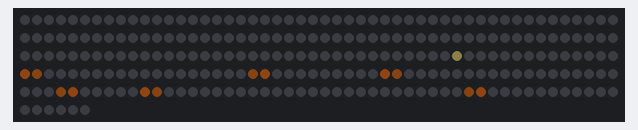
The sketch below on a simulated ESP32. Parts: 256 RGB LEDs in strip order, left to right, continuing on the next row. Dim RGB values are drawn brighter than linear; random numbers use the default seed unless the sketch sets one.

Above: at 0.16 s.
At 11.77 s:
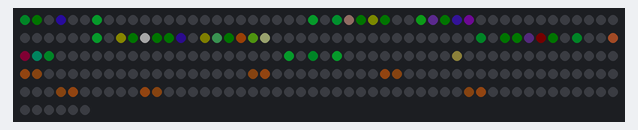
At 16.19 s:
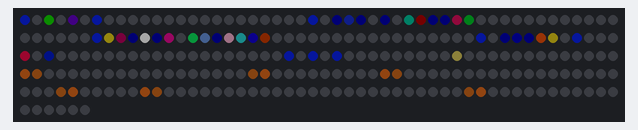
At 33.87 s:
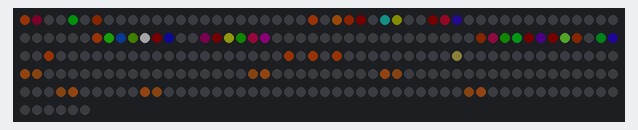

The sketch:

toverstaf.ino
```cpp
// ============================================================
//  TOVERSTAF
//  Bedacht door: dochter van de begeleiders (11 jaar)
//  Wat doet het: een toverstaf laadt zich op en schiet een
//                spreuk van glinsterende sterretjes, die eindigt
//                in een grote toverster
// ============================================================
#include "paneel.h"

// ---- Verander het maar! -------------------------------------
CRGB STAF_KLEUR   = CRGB(110, 55, 15);    // bruin hout
CRGB PUNT_KLEUR   = CRGB(255, 230, 120);  // het lichtje op de punt
const bool REGENBOOG_SPREUK = true;       // true = alle kleuren, false = één kleur
CRGB SPREUK_KLEUR = CRGB(200, 80, 255);   // die ene kleur (paars)
const int OPLADEN_MS  = 1200;             // hoe lang de staf zich oplaadt
const int SPREUK_MS   = 2600;             // hoe lang de spreuk duurt
const int RUST_MS     = 600;              // even wachten voor de volgende spreuk
const int BEELDJE_MS  = 30;

// ============================================================
// De staf ligt schuin: van linksonder naar het midden
const int STAF_BEGIN_X = 1,  STAF_BEGIN_Y = HOOGTE - 2;
const int PUNT_X = BREEDTE / 2 - 1, PUNT_Y = HOOGTE / 2;
// Waar de spreuk naartoe vliegt: rechtsboven
const float DOEL_X = BREEDTE - 4, DOEL_Y = 3;

struct Sterretje { bool actief; float x, y, vx, vy, leven; CRGB kleur; };
const int MAX_STERRETJES = 80;
Sterretje sterretjes[MAX_STERRETJES];

unsigned long beginTijd = 0;
bool sterGemaakt = false;
CRGB sterKleur;

float willekeurig(float laag, float hoog) {
  return laag + (hoog - laag) * random(0, 1001) / 1000.0;
}
int rond(float f) { return (int)floor(f + 0.5); }

void voegToe(int x, int y, CRGB kleur) {
  zetPixel(x, y, leesPixel(x, y) + kleur);
}

CRGB spreukKleur() {
  if (REGENBOOG_SPREUK) return CHSV(random8(), 200, 255);
  return SPREUK_KLEUR;
}

// Maak een nieuw sterretje
void maakSterretje(float x, float y, float vx, float vy, float leven, CRGB kleur) {
  for (int i = 0; i < MAX_STERRETJES; i++) {
    if (sterretjes[i].actief) continue;
    sterretjes[i] = {true, x, y, vx, vy, leven, kleur};
    return;
  }
}

// ---- tekenen ----------------------------------------------
void tekenStaf(float gloed) {
  // een lijntje van het begin naar de punt
  int stappen = max(abs(PUNT_X - STAF_BEGIN_X), abs(PUNT_Y - STAF_BEGIN_Y));
  for (int i = 0; i < stappen; i++) {
    int x = rond(STAF_BEGIN_X + (PUNT_X - STAF_BEGIN_X) * (float)i / stappen);
    int y = rond(STAF_BEGIN_Y + (PUNT_Y - STAF_BEGIN_Y) * (float)i / stappen);
    zetPixel(x, y, STAF_KLEUR);
    CRGB donker = STAF_KLEUR;
    donker.nscale8(120);
    zetPixel(x + 1, y, donker);   // een beetje dikker
  }
  // het lichtje op de punt, feller als hij opgeladen is
  CRGB punt = PUNT_KLEUR;
  punt.nscale8(80 + gloed * 175);
  zetPixel(PUNT_X, PUNT_Y, punt);
  if (gloed > 0.5) {               // een kruisje van licht eromheen
    CRGB rand = PUNT_KLEUR;
    rand.nscale8((gloed - 0.5) * 2 * 150);
    voegToe(PUNT_X + 1, PUNT_Y, rand); voegToe(PUNT_X - 1, PUNT_Y, rand);
    voegToe(PUNT_X, PUNT_Y + 1, rand); voegToe(PUNT_X, PUNT_Y - 1, rand);
  }
}

// Een grote ster: een plusje met puntjes schuin ertussen
void tekenGroteSter(int cx, int cy, int grootte, CRGB kleur) {
  voegToe(cx, cy, CRGB(255, 255, 255));
  for (int i = 1; i <= grootte; i++) {
    CRGB k = kleur;
    k.nscale8(255 - i * 50);
    voegToe(cx + i, cy, k); voegToe(cx - i, cy, k);
    voegToe(cx, cy + i, k); voegToe(cx, cy - i, k);
    if (i <= grootte / 2 + 1) {
      voegToe(cx + i, cy + i, k); voegToe(cx - i, cy - i, k);
      voegToe(cx + i, cy - i, k); voegToe(cx - i, cy + i, k);
    }
  }
}

void tekenSterretjes() {
  for (int i = 0; i < MAX_STERRETJES; i++) {
    Sterretje& s = sterretjes[i];
    if (!s.actief) continue;
    CRGB k = s.kleur;
    float licht = min(1.0f, s.leven * 2);
    if (random(0, 4) == 0) licht *= 0.3;     // twinkelen!
    k.nscale8(licht * 200);
    voegToe(rond(s.x), rond(s.y), k);
  }
}

// ---- bewegen ----------------------------------------------
void beweegSterretjes() {
  for (int i = 0; i < MAX_STERRETJES; i++) {
    Sterretje& s = sterretjes[i];
    if (!s.actief) continue;
    s.x += s.vx; s.y += s.vy;
    s.vx *= 0.97; s.vy *= 0.97;
    s.leven -= 0.02;
    if (s.leven <= 0) s.actief = false;
  }
}

// Tijdens het opladen komen er sterretjes naar de punt toe vliegen
void opladenSterretjes() {
  if (random(0, 3) != 0) return;
  float hoek = willekeurig(0, 2 * PI);
  float x = PUNT_X + cos(hoek) * 5, y = PUNT_Y + sin(hoek) * 5;
  maakSterretje(x, y, (PUNT_X - x) / 14, (PUNT_Y - y) / 14, 0.5, CRGB(255, 220, 140));
}

// Schiet een stukje spreuk af: sterretjes waaieren uit naar rechtsboven
void schietSpreuk() {
  float richting = atan2(DOEL_Y - PUNT_Y, DOEL_X - PUNT_X);
  for (int i = 0; i < 2; i++) {
    float hoek = richting + willekeurig(-0.45, 0.45);   // uitwaaieren
    float snel = willekeurig(0.2, 0.5);
    maakSterretje(PUNT_X, PUNT_Y, cos(hoek) * snel, sin(hoek) * snel,
                  willekeurig(0.7, 1.2), spreukKleur());
  }
}

// Aan het eind: een grote toverster die uit elkaar spat
void maakToverster() {
  sterKleur = spreukKleur();
  for (int i = 0; i < 16; i++) {
    float hoek = i * 2 * PI / 16;
    maakSterretje(DOEL_X, DOEL_Y, cos(hoek) * 0.3, sin(hoek) * 0.3, 0.9, sterKleur);
  }
}

// ============================================================
void setup() {
  startPanelen();
}

void loop() {
  unsigned long t = millis() - beginTijd;
  float gloed = 0;

  if (t < OPLADEN_MS) {                       // 1. opladen
    gloed = (float)t / OPLADEN_MS;
    opladenSterretjes();
  } else if (t < OPLADEN_MS + SPREUK_MS) {    // 2. de spreuk!
    if (t < OPLADEN_MS + 700) schietSpreuk();     // 0,7 seconde lang sterretjes
    if (!sterGemaakt && t > OPLADEN_MS + 900) { maakToverster(); sterGemaakt = true; }
    gloed = max(0.0f, 1.0f - (t - OPLADEN_MS) / 400.0f);
  } else if (t > OPLADEN_MS + SPREUK_MS + RUST_MS) {   // 3. opnieuw
    beginTijd = millis();
    sterGemaakt = false;
  }

  beweegSterretjes();

  wisAlles();
  tekenStaf(gloed);
  // de grote ster flitst even op
  long sterTijd = (long)t - (OPLADEN_MS + 900);
  if (sterGemaakt && sterTijd < 700) {
    int grootte = sterTijd < 200 ? 2 : 3;
    CRGB k = sterKleur;
    k.nscale8(255 - sterTijd * 255 / 700);
    tekenGroteSter(rond(DOEL_X), rond(DOEL_Y), grootte, k);
  }
  tekenSterretjes();
  toon();
  wacht(BEELDJE_MS);
}
```

instellingen.h
```cpp
// ============================================================
//  INSTELLINGEN VAN DE LEDPANELEN
//  Dit bestand vertelt de ESP32 hoe jullie panelen zijn
//  aangesloten. Pas dit aan het begin van een project aan,
//  daarna hoef je hier niet meer aan te komen.
// ============================================================
#pragma once

// --- Aansluiting ---------------------------------------------
#define DATA_PIN        14       // op welke pin van de ESP32 zit de datadraad?
#define LED_TYPE        WS2812B  // soort ledjes
#define KLEURVOLGORDE   GRB      // klopt rood/groen niet? probeer RGB

// --- Hoeveel panelen? ----------------------------------------
#define PANEEL_GROOTTE  16       // een paneel is 16 x 16 ledjes
#define PANELEN_BREED   1        // hoeveel panelen naast elkaar
#define PANELEN_HOOG    1        // hoeveel panelen onder elkaar

// --- Hoe lopen de ledjes BINNEN een paneel? -----------------
// Waar zit het eerste ledje (waar de draad binnenkomt)?
//   0 = linksboven   1 = rechtsboven   2 = linksonder   3 = rechtsonder
#define EERSTE_LED_HOEK   1
// true  = de ledjes lopen in rijen (van links naar rechts)
// false = de ledjes lopen in kolommen (van boven naar beneden)
#define RIJEN_HORIZONTAAL true
// true  = slangetje: de volgende rij loopt terug (meest gebruikelijk)
// false = elke rij begint weer aan dezelfde kant
#define SLANG             true

// --- Hoe zijn de panelen aan ELKAAR gekoppeld? ---------------
// Paneel 1 is linksboven, daarna gaat de draad naar rechts.
// true  = de tweede rij panelen loopt terug van rechts naar links
// false = elke rij panelen begint weer links
#define PANELEN_ZIGZAG    false

// --- Veiligheid en stroom ------------------------------------
#define HELDERHEID        40     // 0 t/m 255. Buiten is 40-80 al fel genoeg!
#define MAX_MILLIAMPERE   3000   // wat de voeding mag leveren (5 volt)
```

paneel.h
```cpp
// ============================================================
//  PANEEL-HULPJE
//  Hiermee kun je denken in "kolom x, rij y" in plaats van
//  "ledje nummer 87". Linksboven is (0, 0).
//  x gaat naar rechts, y gaat naar beneden.
//
//  Kinderen hoeven dit bestand niet te veranderen.
// ============================================================
#pragma once

#ifdef SIMULATOR
  #include "sim_fastled.h"   // voor het voorbeeld in de browser
#else
  #include <FastLED.h>       // voor de echte ESP32
#endif

#include "instellingen.h"

// Oudere instellingen.h kennen deze nog niet: dan begint paneel 1 links.
#ifndef PANELEN_VAN_RECHTS
#define PANELEN_VAN_RECHTS false
#endif

// Hoe groot is het hele scherm (alle panelen samen)?
#define BREEDTE   (PANEEL_GROOTTE * PANELEN_BREED)
#define HOOGTE    (PANEEL_GROOTTE * PANELEN_HOOG)
#define AANTAL_LEDS (BREEDTE * HOOGTE)

CRGB leds[AANTAL_LEDS];

// Rekent (x, y) om naar het nummer van het ledje op de draad.
// Geeft -1 als (x, y) buiten het scherm valt.
int ledNummer(int x, int y) {
  if (x < 0 || y < 0 || x >= BREEDTE || y >= HOOGTE) return -1;

  const int P = PANEEL_GROOTTE;
  int paneelKolom = x / P;
  int paneelRij   = y / P;
  int lx = x % P;
  int ly = y % P;

  if (PANELEN_VAN_RECHTS) {            // elke rij panelen begint rechts
    paneelKolom = PANELEN_BREED - 1 - paneelKolom;
  }
  if (PANELEN_ZIGZAG && (paneelRij % 2 == 1)) {
    paneelKolom = PANELEN_BREED - 1 - paneelKolom;
  }
  int paneel = paneelRij * PANELEN_BREED + paneelKolom;

  // Draai zo dat het eerste ledje "linksboven" komt te liggen
  if (EERSTE_LED_HOEK == 1 || EERSTE_LED_HOEK == 3) lx = P - 1 - lx;
  if (EERSTE_LED_HOEK == 2 || EERSTE_LED_HOEK == 3) ly = P - 1 - ly;

  int nummer;
  if (RIJEN_HORIZONTAAL) {
    if (SLANG && (ly % 2 == 1)) lx = P - 1 - lx;
    nummer = ly * P + lx;
  } else {
    if (SLANG && (lx % 2 == 1)) ly = P - 1 - ly;
    nummer = lx * P + ly;
  }
  return paneel * P * P + nummer;
}

// Zet één ledje op een kleur. Buiten het scherm? Dan gebeurt er niets.
void zetPixel(int x, int y, CRGB kleur) {
  int n = ledNummer(x, y);
  if (n >= 0) leds[n] = kleur;
}

// Welke kleur heeft een ledje nu?
CRGB leesPixel(int x, int y) {
  int n = ledNummer(x, y);
  if (n >= 0) return leds[n];
  return CRGB::Black;
}

// Maak het hele scherm één kleur
void vulAlles(CRGB kleur) {
  for (int i = 0; i < AANTAL_LEDS; i++) leds[i] = kleur;
}

// Alles uit
void wisAlles() {
  vulAlles(CRGB::Black);
}

// Teken een rechthoek (gevuld)
void tekenBlok(int x, int y, int breed, int hoog, CRGB kleur) {
  for (int yy = y; yy < y + hoog; yy++)
    for (int xx = x; xx < x + breed; xx++)
      zetPixel(xx, yy, kleur);
}

// Teken een gevulde cirkel rond (mx, my)
void tekenCirkel(float mx, float my, float straal, CRGB kleur) {
  for (int y = 0; y < HOOGTE; y++)
    for (int x = 0; x < BREEDTE; x++) {
      float dx = x - mx, dy = y - my;
      if (dx * dx + dy * dy <= straal * straal) zetPixel(x, y, kleur);
    }
}

// Laat zien wat je getekend hebt
void toon() {
  FastLED.show();
}

// Wacht een aantal milliseconden (1000 = 1 seconde)
void wacht(int milliseconden) {
  delay(milliseconden);
}

// Zet de panelen klaar. Roep dit één keer aan in setup().
void startPanelen() {
  FastLED.addLeds<LED_TYPE, DATA_PIN, KLEURVOLGORDE>(leds, AANTAL_LEDS);
  FastLED.setBrightness(HELDERHEID);
  FastLED.setMaxPowerInVoltsAndMilliamps(5, MAX_MILLIAMPERE);
  wisAlles();
  toon();
}
```
